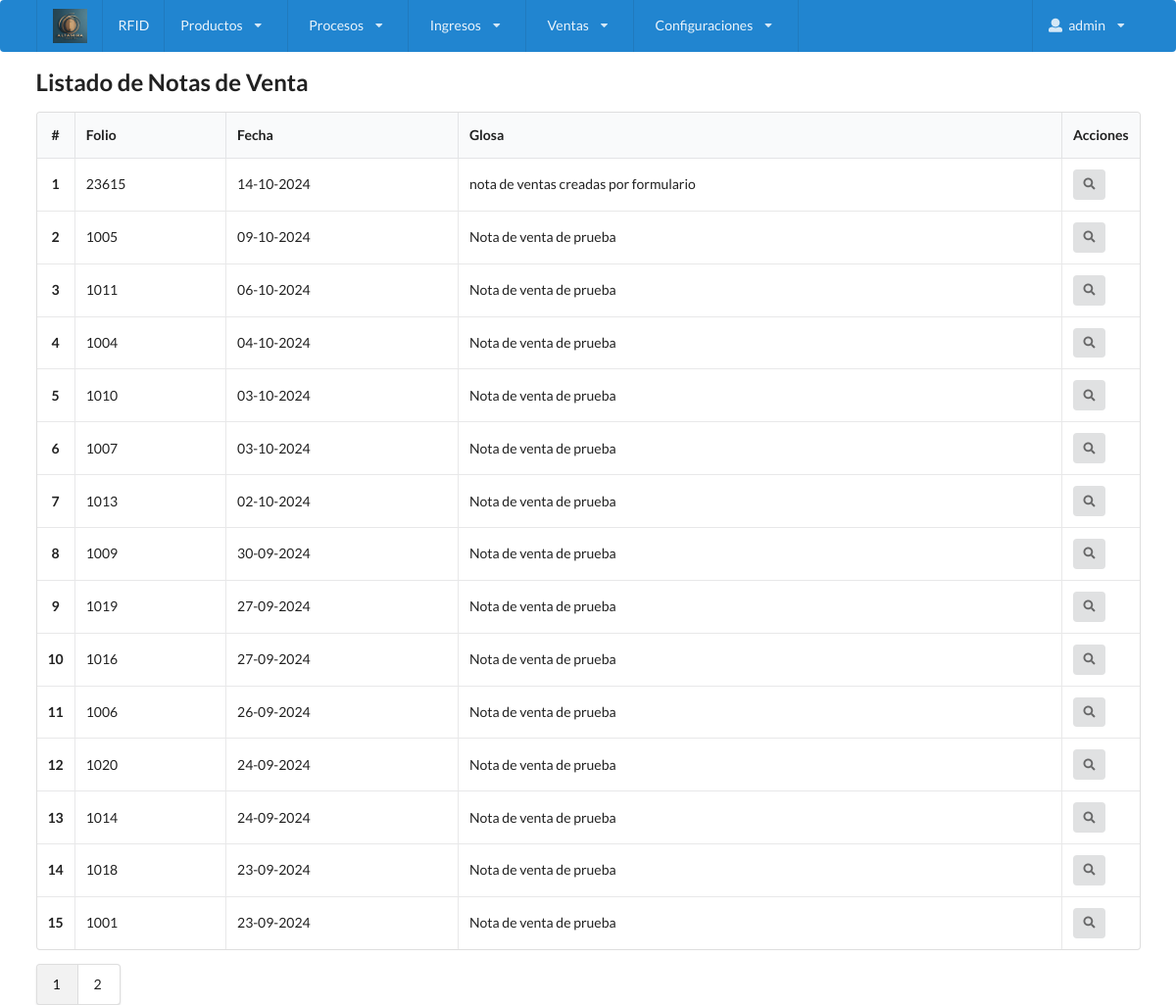
Page /ventas/lista_nota_venta.php (signed in) on the committed database.
### tables this page shows
CREATE TABLE IF NOT EXISTS `nota_venta` (
  `nv_id` int(11) NOT NULL AUTO_INCREMENT,
  `nv_folio` varchar(50) NOT NULL DEFAULT '0',
  `nv_fecha` date NOT NULL DEFAULT '0000-00-00',
  `nv_estado` char(3) NOT NULL DEFAULT 'PND',
  `nv_glosa` varchar(200) DEFAULT NULL,
  PRIMARY KEY (`nv_id`),
  UNIQUE KEY `nv_folio` (`nv_folio`)
);

### ventas/lista_nota_venta.php (the view, shortened to what this page needs)
<?php
require "../config.php";
$por_pagina = 15;
$pagina = isset($_GET['pagina']) ? (int)$_GET['pagina'] : 1;
$inicio = ($pagina - 1) * $por_pagina;
$sql_total = "SELECT COUNT(*) as total FROM nota_venta";
$resultado_total = $conn->query($sql_total);
$fila_total = $resultado_total->fetch(PDO::FETCH_ASSOC);
$total_registros = $fila_total['total'];
$total_paginas = ceil($total_registros / $por_pagina);
$sql = "SELECT nv_folio, nv_fecha, nv_glosa FROM nota_venta ORDER BY nv_fecha DESC, nv_folio DESC LIMIT :inicio, :por_pagina";
$stmt = $conn->prepare($sql);
$stmt->bindParam(':inicio', $inicio, PDO::PARAM_INT);
$stmt->bindParam(':por_pagina', $por_pagina, PDO::PARAM_INT);
$stmt->execute();
$notas_venta = $stmt->fetchAll(PDO::FETCH_ASSOC);
?>
<!DOCTYPE html>
<html lang="es">
<head>
    <link href="https://cdn.jsdelivr.net/npm/semantic-ui@2.4.2/dist/semantic.min.css" rel="stylesheet">
</head>
<body>
    <?php include '../menu.php'; ?>
    <div class="ui container" style="margin-top: 20px;">
        <h2 class="ui header">Listado de Notas de Venta</h2>
        <table class="ui celled table">
            <thead>
                <tr>
                    <th width="1" class="center aligned">#</th>
                    <th>Folio</th>
                    <th>Fecha</th>
                    <th>Glosa</th>
                    <th width="1">Acciones</th>
                </tr>
            </thead>
            <tbody>
                <?php
                $contador=0;
                foreach ($notas_venta as $nota):
                    $contador++;
                 ?>
                    <tr>
                        <td class="center aligned"><b><?php echo htmlspecialchars($contador)?></b></td>
                        <td><?php echo htmlspecialchars($nota['nv_folio']); ?></td>
                        <td><?php echo date('d-m-Y', strtotime($nota['nv_fecha'])); ?></td>
                        <td><?php echo htmlspecialchars($nota['nv_glosa']); ?></td>
                        <td>
                            <button class="ui icon button tiny" onclick="verDetalle(<?php echo $nota['nv_folio']; ?>)">
                                <i class="search icon"></i>
                            </button>
                        </td>
                    </tr>
                <?php endforeach; ?>
            </tbody>
        </table>
        <?php if ($total_paginas > 1): ?>
            <div class="ui pagination menu">
                <?php for ($i = 1; $i <= $total_paginas; $i++): ?>
                    <a class="item <?php echo ($i == $pagina) ? 'active' : ''; ?>" href="?pagina=<?php echo $i; ?>">
                        <?php echo $i; ?>
                    </a>
                <?php endfor; ?>
            </div>
        <?php endif; ?>
    </div>
</body>
</html>

### rows in the picture
nota_venta: nv_folio "23615", nv_fecha "14-10-2024", nv_glosa "nota de ventas creadas por formulario"
nota_venta: nv_folio "1005", nv_fecha "09-10-2024", nv_glosa "Nota de venta de prueba"
nota_venta: nv_folio "1011", nv_fecha "06-10-2024", nv_glosa "Nota de venta de prueba"
nota_venta: nv_folio "1004", nv_fecha "04-10-2024", nv_glosa "Nota de venta de prueba"
nota_venta: nv_folio "1010", nv_fecha "03-10-2024", nv_glosa "Nota de venta de prueba"
nota_venta: nv_folio "1007", nv_fecha "03-10-2024", nv_glosa "Nota de venta de prueba"
nota_venta: nv_folio "1013", nv_fecha "02-10-2024", nv_glosa "Nota de venta de prueba"
nota_venta: nv_folio "1009", nv_fecha "30-09-2024", nv_glosa "Nota de venta de prueba"
nota_venta: nv_folio "1019", nv_fecha "27-09-2024", nv_glosa "Nota de venta de prueba"
nota_venta: nv_folio "1016", nv_fecha "27-09-2024", nv_glosa "Nota de venta de prueba"
nota_venta: nv_folio "1006", nv_fecha "26-09-2024", nv_glosa "Nota de venta de prueba"
nota_venta: nv_folio "1020", nv_fecha "24-09-2024", nv_glosa "Nota de venta de prueba"
nota_venta: nv_folio "1014", nv_fecha "24-09-2024", nv_glosa "Nota de venta de prueba"
nota_venta: nv_folio "1018", nv_fecha "23-09-2024", nv_glosa "Nota de venta de prueba"
nota_venta: nv_folio "1001", nv_fecha "23-09-2024", nv_glosa "Nota de venta de prueba"

### other values in the picture
$seccion "Productos"
$seccion "Procesos"
$seccion "Ingresos"
$seccion "Ventas"
$seccion "Configuraciones"
$nombreUsuario "admin"
